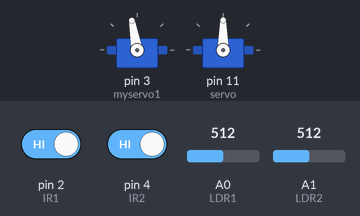
The sketch below on a simulated Arduino Uno, built with avr-gcc and run on an emulated ATmega328P. Shown: 2 × servo. The inputs (shaded band) are chosen by the test bench; at power-on: A1 (LDR2) = 512, A0 (LDR1) = 512, pin 2 (IR1) HIGH, pin 4 (IR2) HIGH.

Above: at 2.2 s.
2.3 s: A1 (LDR2) set to 541
At 4.0 s:
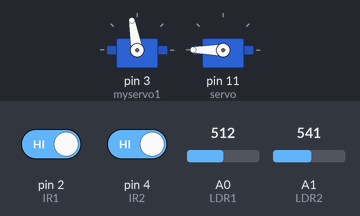
4.4 s: A0 (LDR1) set to 542
7.0 s: A0 (LDR1) set to 563
At 9.6 s:
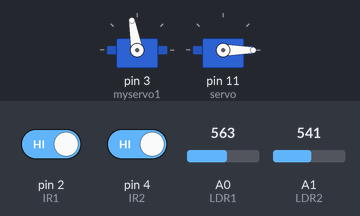
10.0 s: pin 2 (IR1) driven LOW
At 10.6 s:
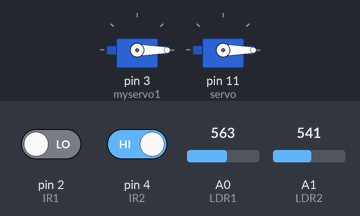
11.5 s: A1 (LDR2) set to 562
14.5 s: A1 (LDR2) set to 586
At 18.3 s:
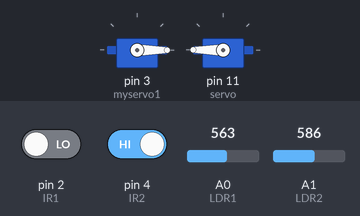
Timing chart, 0 to 18.5 s (numbered marks = the images above; inputs shaded):
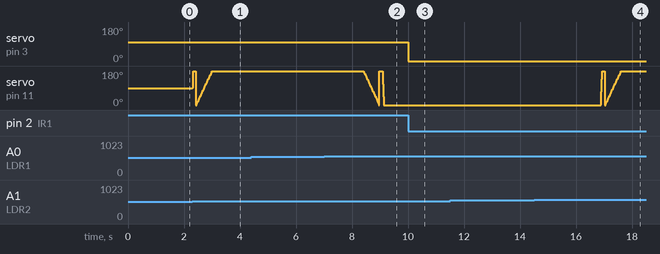

The sketch:

combined_code_of_solar_tracking_and_car_parking.ino
```cpp
#include <Servo.h>

Servo myservo1;
Servo servo;

int IR1 = 2;
int IR2 = 4;

int Slot = 4;           //Enter Total number of parking Slots

int flag1 = 0;
int flag2 = 0;

#define LDR1 A0
#define LDR2 A1
#define error 10
int Spoint = 90;

void setup() {
  pinMode(IR1, INPUT);
  pinMode(IR2, INPUT);

  myservo1.attach(3);
  myservo1.write(100);

  servo.attach(11);
  servo.write(Spoint);
  delay(1000);
}

void loop() {
  // Solar Tracking System
  int ldr1 = analogRead(LDR1);
  int ldr2 = analogRead(LDR2);
  int value1 = abs(ldr1 - ldr2);
  int value2 = abs(ldr2 - ldr1);

  if ((value1 <= error) || (value2 <= error)) {
    // LDR values are within the error range, do nothing
  } else {
    if (ldr1 > ldr2) {
      Spoint--;
    } else {
      Spoint++;
    }
  }
  servo.write(Spoint);

  // Car Parking System
  if (digitalRead(IR1) == LOW && flag1 == 0) {
    if (Slot > 0) {
      flag1 = 1;
      if (flag2 == 0) {
        myservo1.write(0);
        Slot = Slot - 1;
      }
    }
  }

  if (digitalRead(IR2) == LOW && flag2 == 0) {
    flag2 = 1;
    if (flag1 == 0) {
      myservo1.write(0);
      Slot = Slot + 1;
    }
  }

  if (flag1 == 1 && flag2 == 1) {
    delay(1000);
    myservo1.write(100);
    flag1 = 0;
    flag2 = 0;
  }
}
```

Measured:
- the behaviour switches between 522 and 523 on A1 (LDR2) (found by bisection; images 0 and 1)
- the behaviour switches between 551 and 552 on A0 (LDR1) (found by bisection; images 1 and 2)
- the behaviour switches between 573 and 574 on A1 (LDR2) (found by bisection; images 3 and 4)
- after the input at 4.4 s, every drawn part: stays the same
- after the input at 10.0 s, servo on pin 3 (myservo1): 100° → 0° at once
- after the input at 11.5 s, every drawn part: stays the same
